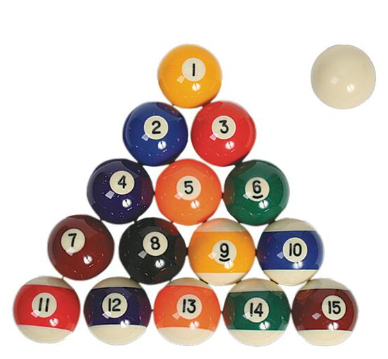
#> input picture 실습/OpenCV/img/Billiards.png, 388 x 359 px
$ jupyter execute '07.팽창과 침식.ipynb'
#> lines starting #> are read from the running program, lines starting #| are printed output that depends on the picture; after the words box and inside, x2 and y2 are one past the last pixel; in counts of white or black regions, pixels touching at a corner belong together
### 라이브러리 추가

[cell 1]
import cv2
import numpy as np
import matplotlib.pyplot as plt

def image_show(image):
    cv2.imshow("show", image)
    cv2.waitKey(0)

### 마스크 적용

[cell 2]
# image loading and input image -> gray
img = cv2.imread("./img/Billiards.png", cv2.IMREAD_GRAYSCALE)
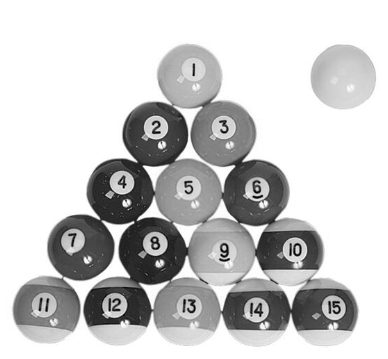
#> img: shape (359, 388); min 0, max 255, mean 202.7

# 임계값 연산자의 출력을 마스크 라는 변수에 저장
# 230 보다 작으면 모든 값은 흰색 처리 / 230 보다 큰 모든 값은 검은색 이 됩니다.
_, mask = cv2.threshold(img, 230, 255, cv2.THRESH_BINARY_INV)
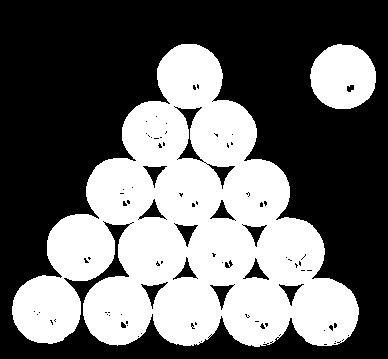
#> mask: shape (359, 388); 41.4% white; 2 white regions, box (x1, y1, x2, y2) and area: (12, 44, 359, 347) 54277, (310, 44, 376, 109) 3343

titles = ['image', 'mask']
images = [img, mask]

for i in range(2):
    plt.subplot(1, 2, i+1),
    plt.imshow(images[i], 'gray'),
    plt.title(titles[i]),
    plt.xticks([]),
    plt.yticks([]),
plt.show()
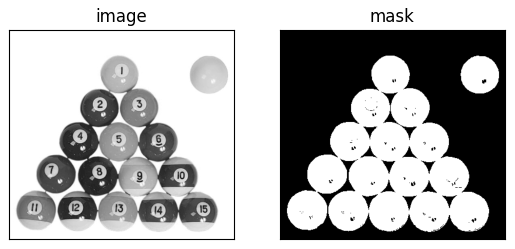
#> figure drawn by matplotlib, 2 panels

### 팽창

[cell 3]
img_gray = cv2.imread('./img/Billiards.png', cv2.IMREAD_GRAYSCALE)
_, mask = cv2.threshold(img_gray, 230, 255, cv2.THRESH_BINARY_INV)

# 3x3 Kenrnel
kernel = np.ones((3, 3), np.uint8)
print(kernel)
dilation = cv2.dilate(mask, kernel)
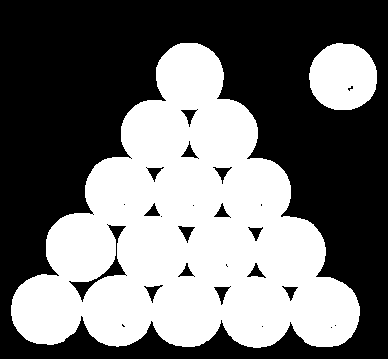
#> dilation: shape (359, 388); 44.3% white; 2 white regions, box (x1, y1, x2, y2) and area: (11, 43, 360, 348) 58041, (309, 43, 377, 110) 3635

titles = ['image', 'mask', 'dilation']
images = [img_gray, mask, dilation]

for i in range(3):
    plt.subplot(1, 3, i+1)
    plt.imshow(images[i], 'gray')
    plt.title(titles[i])
    plt.xticks([])
    plt.yticks([])
plt.show()

### 팽창 반복

[cell 4]
img_gray = cv2.imread('./img/Billiards.png', cv2.IMREAD_GRAYSCALE)
_, mask = cv2.threshold(img_gray, 230, 255, cv2.THRESH_BINARY_INV)
kernel = np.ones((3, 3), np.uint8)
dliation = cv2.dilate(mask, kernel, iterations=5) #5회 반복
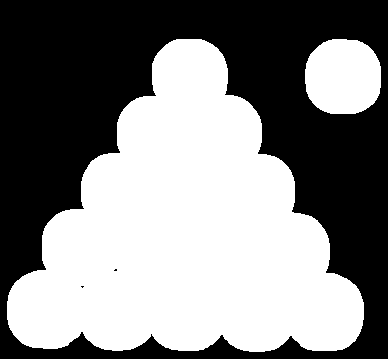
#> dliation: shape (359, 388); 51.1% white; 3 black regions (2 under 20 px), largest, box (x1, y1, x2, y2) and area: (0, 0, 388, 359) 68039

titles = ['image', 'mask', 'dliation']
images = [img_gray, mask, dliation]

for i in range(3):
    plt.subplot(1, 3, i+1)
    plt.imshow(images[i], 'gray')
    plt.title(titles[i])
    plt.xticks([])
    plt.yticks([])
plt.show()

$ run again, with 실습/OpenCV/img/test01.png copied over 실습/OpenCV/img/Billiards.png
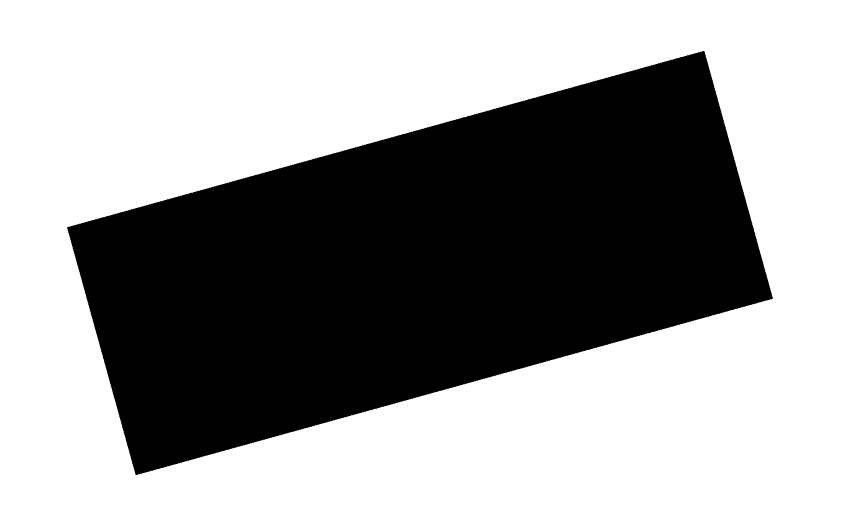
#> input picture 실습/OpenCV/img/test01.png, 862 x 523 px
#> img is the input picture: shape (523, 862); min 0, max 255, mean 158.8
#> `_, mask = cv2.threshold(img, 230, 255, cv2.THRESH_BINARY_INV)`:
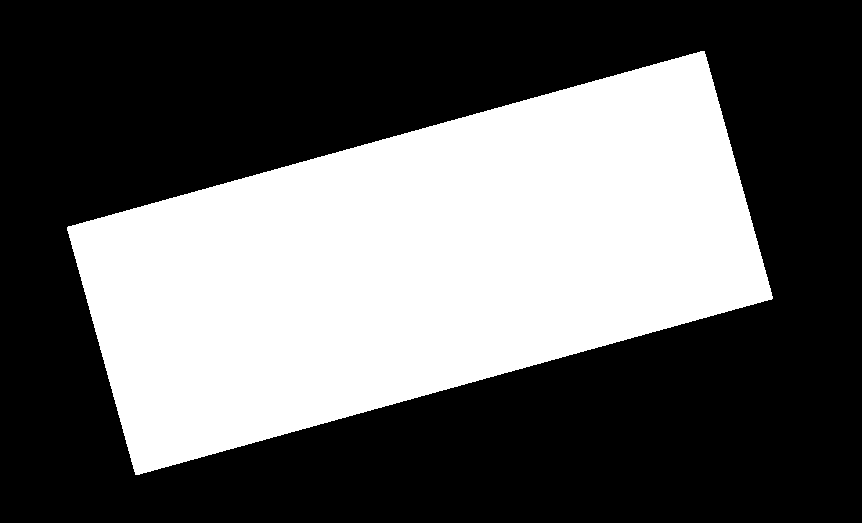
#> mask: shape (523, 862); 37.9% white; 1 white region, box (x1, y1, x2, y2) and area: (67, 51, 773, 475) 170857
#> dilation: shape (523, 862); 38.4% white; 1 white region, box (x1, y1, x2, y2) and area: (66, 50, 774, 476) 173121
#> `dliation = cv2.dilate(mask, kernel, iterations=5)`:
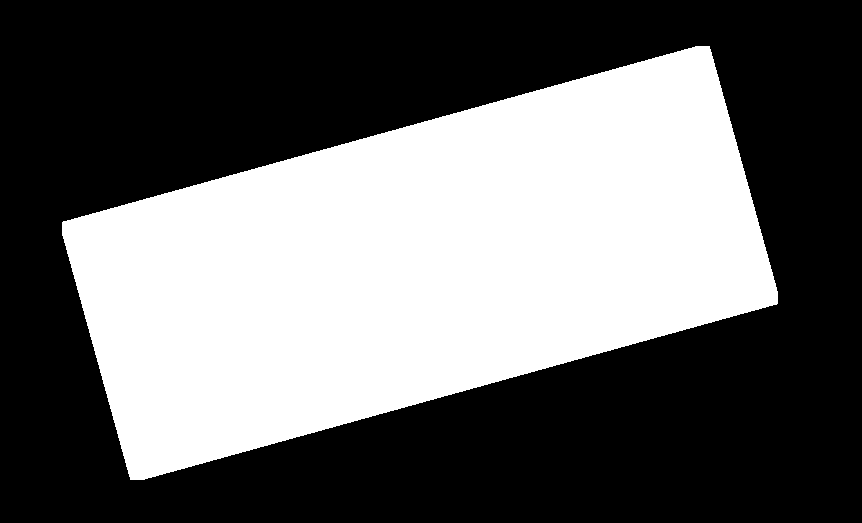
#> dliation: shape (523, 862); 40.4% white; 1 white region, box (x1, y1, x2, y2) and area: (62, 46, 778, 480) 182257

$ run again, with 실습/OpenCV/img/cat.jpg saved as 실습/OpenCV/img/Billiards.png
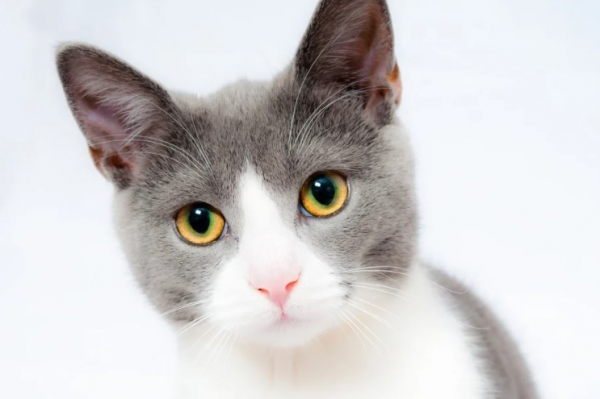
#> input picture 실습/OpenCV/img/cat.jpg, 600 x 399 px
#> `_, mask = cv2.threshold(img, 230, 255, cv2.THRESH_BINARY_INV)`:
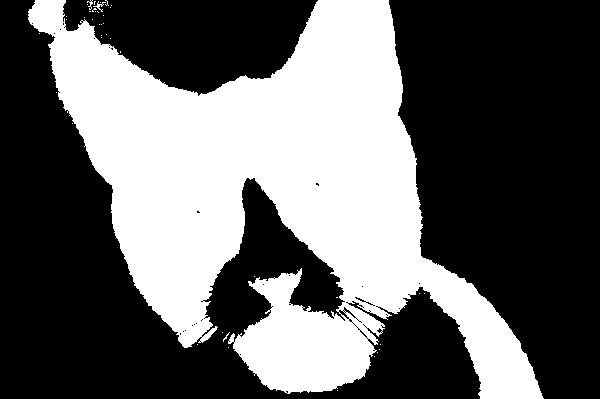
#> mask: shape (399, 600); 38.9% white; 42 white regions (39 under 20 px), largest, box (x1, y1, x2, y2) and area: (28, 0, 544, 399) 92920, (93, 1, 106, 12) 37, (87, 0, 93, 10) 24
#> dilation: shape (399, 600); 40.6% white; 9 white regions (6 under 20 px), largest, box (x1, y1, x2, y2) and area: (27, 0, 545, 399) 96900, (86, 0, 113, 14) 272, (98, 22, 105, 26) 22
#> `dliation = cv2.dilate(mask, kernel, iterations=5)`:
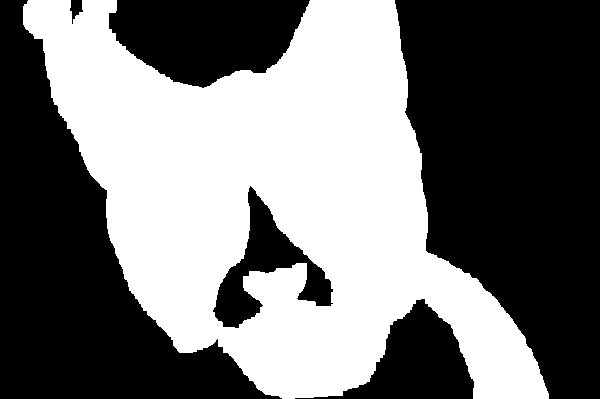
#> dliation: shape (399, 600); 45.7% white; 1 white region, box (x1, y1, x2, y2) and area: (23, 0, 549, 399) 109382
